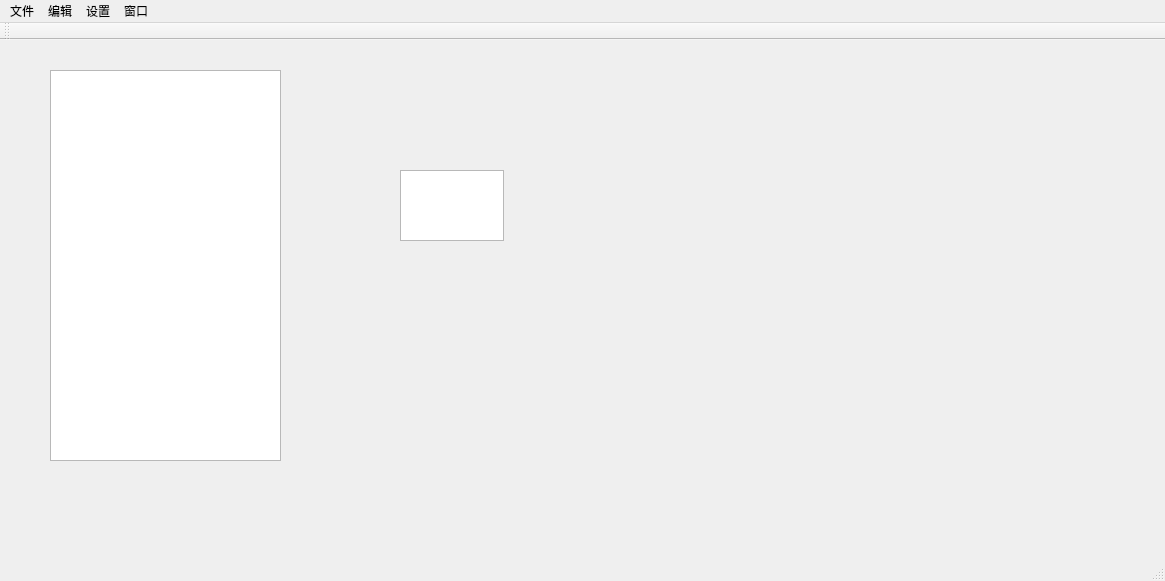
<?xml version="1.0" encoding="UTF-8"?>
<ui version="4.0">
 <class>MainWindow</class>
 <widget class="QMainWindow" name="MainWindow">
  <property name="geometry">
   <rect>
    <x>0</x>
    <y>0</y>
    <width>1165</width>
    <height>581</height>
   </rect>
  </property>
  <property name="windowTitle">
   <string>MainWindow</string>
  </property>
  <widget class="QWidget" name="centralWidget">
   <widget class="QTreeView" name="treeView">
    <property name="geometry">
     <rect>
      <x>50</x>
      <y>30</y>
      <width>231</width>
      <height>391</height>
     </rect>
    </property>
    <property name="sizePolicy">
     <sizepolicy hsizetype="Expanding" vsizetype="Expanding">
      <horstretch>0</horstretch>
      <verstretch>0</verstretch>
     </sizepolicy>
    </property>
    <property name="contextMenuPolicy">
     <enum>Qt::CustomContextMenu</enum>
    </property>
   </widget>
   <widget class="QTextEdit" name="textEdit">
    <property name="geometry">
     <rect>
      <x>400</x>
      <y>130</y>
      <width>104</width>
      <height>71</height>
     </rect>
    </property>
    <property name="lineWrapMode">
     <enum>QTextEdit::NoWrap</enum>
    </property>
   </widget>
  </widget>
  <widget class="QMenuBar" name="menuBar">
   <property name="geometry">
    <rect>
     <x>0</x>
     <y>0</y>
     <width>1165</width>
     <height>23</height>
    </rect>
   </property>
   <widget class="QMenu" name="menu">
    <property name="title">
     <string>文件</string>
    </property>
    <addaction name="action_open"/>
    <addaction name="action_save"/>
    <addaction name="action_saveas"/>
    <addaction name="action_quit"/>
   </widget>
   <widget class="QMenu" name="menu_2">
    <property name="title">
     <string>编辑</string>
    </property>
    <addaction name="action_preview"/>
    <addaction name="separator"/>
    <addaction name="action_insert_image"/>
    <addaction name="action_insert_table"/>
    <addaction name="action_insert_link"/>
   </widget>
   <widget class="QMenu" name="menu_3">
    <property name="title">
     <string>设置</string>
    </property>
    <addaction name="action_utf8"/>
    <addaction name="action_GBK"/>
   </widget>
   <widget class="QMenu" name="menu_4">
    <property name="title">
     <string>窗口</string>
    </property>
    <addaction name="action_treeview"/>
    <addaction name="action_edit"/>
    <addaction name="action_browser"/>
   </widget>
   <addaction name="menu"/>
   <addaction name="menu_2"/>
   <addaction name="menu_3"/>
   <addaction name="menu_4"/>
  </widget>
  <widget class="QToolBar" name="mainToolBar">
   <attribute name="toolBarArea">
    <enum>TopToolBarArea</enum>
   </attribute>
   <attribute name="toolBarBreak">
    <bool>false</bool>
   </attribute>
  </widget>
  <widget class="QStatusBar" name="statusBar"/>
  <action name="action_preview">
   <property name="text">
    <string>预览</string>
   </property>
   <property name="shortcut">
    <string>Ctrl+M</string>
   </property>
  </action>
  <action name="action_open">
   <property name="text">
    <string>打开笔记目录</string>
   </property>
   <property name="shortcut">
    <string>Ctrl+O</string>
   </property>
  </action>
  <action name="action_save">
   <property name="text">
    <string>保存所有</string>
   </property>
   <property name="shortcut">
    <string>Ctrl+S</string>
   </property>
  </action>
  <action name="action_saveas">
   <property name="text">
    <string>发布为html</string>
   </property>
  </action>
  <action name="action_quit">
   <property name="text">
    <string>退出</string>
   </property>
  </action>
  <action name="action1_6">
   <property name="text">
    <string>1</string>
   </property>
  </action>
  <action name="action_utf8">
   <property name="checkable">
    <bool>true</bool>
   </property>
   <property name="checked">
    <bool>true</bool>
   </property>
   <property name="text">
    <string>UTF-8编码</string>
   </property>
  </action>
  <action name="action_GBK">
   <property name="checkable">
    <bool>true</bool>
   </property>
   <property name="text">
    <string>GBK编码</string>
   </property>
  </action>
  <action name="action_treeview">
   <property name="checkable">
    <bool>true</bool>
   </property>
   <property name="checked">
    <bool>true</bool>
   </property>
   <property name="text">
    <string>文件列表</string>
   </property>
  </action>
  <action name="action_edit">
   <property name="checkable">
    <bool>true</bool>
   </property>
   <property name="checked">
    <bool>true</bool>
   </property>
   <property name="text">
    <string>编辑窗口</string>
   </property>
  </action>
  <action name="action_browser">
   <property name="checkable">
    <bool>true</bool>
   </property>
   <property name="checked">
    <bool>true</bool>
   </property>
   <property name="text">
    <string>预览窗口</string>
   </property>
  </action>
  <action name="action_insert_image">
   <property name="text">
    <string>插入图片</string>
   </property>
  </action>
  <action name="action_insert_table">
   <property name="text">
    <string>插入表格</string>
   </property>
  </action>
  <action name="action_insert_link">
   <property name="text">
    <string>插入链接</string>
   </property>
  </action>
 </widget>
 <layoutdefault spacing="6" margin="11"/>
 <resources/>
 <connections/>
</ui>
